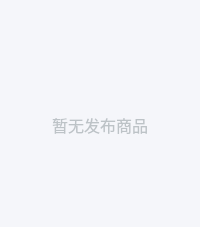
<?xml version="1.0" encoding="UTF-8"?>
<ui version="4.0">
 <class>UserProductsDialog</class>
 <widget class="QDialog" name="UserProductsDialog">
  <property name="styleSheet">
   <string notr="true">QDialog { background-color: #f5f6fa; }</string>
  </property>
  <layout class="QVBoxLayout" name="outerLayout">
   <property name="spacing">
    <number>0</number>
   </property>
   <property name="leftMargin">
    <number>0</number>
   </property>
   <property name="topMargin">
    <number>0</number>
   </property>
   <property name="rightMargin">
    <number>0</number>
   </property>
   <property name="bottomMargin">
    <number>0</number>
   </property>
   <item>
    <widget class="QScrollArea" name="scrollArea">
     <property name="widgetResizable">
      <bool>true</bool>
     </property>
     <property name="horizontalScrollBarPolicy">
      <enum>Qt::ScrollBarPolicy::ScrollBarAlwaysOff</enum>
     </property>
     <property name="styleSheet">
      <string notr="true">QScrollArea { border: none; background: transparent; }
QScrollBar:vertical { width: 4px; }
QScrollBar::handle:vertical { background: #ccc; border-radius: 2px; }</string>
     </property>
     <widget class="QWidget" name="page">
      <property name="styleSheet">
       <string notr="true">background-color: #f5f6fa;</string>
      </property>
      <layout class="QVBoxLayout" name="pageLayout">
       <property name="spacing">
        <number>15</number>
       </property>
       <property name="leftMargin">
        <number>15</number>
       </property>
       <property name="topMargin">
        <number>15</number>
       </property>
       <property name="rightMargin">
        <number>15</number>
       </property>
       <property name="bottomMargin">
        <number>15</number>
       </property>
       <item>
        <widget class="QLabel" name="m_headerLabel">
         <property name="text">
          <string/>
         </property>
         <property name="styleSheet">
          <string notr="true">font-size: 20px; font-weight: bold; color: #2c3e50;</string>
         </property>
        </widget>
       </item>
       <item>
        <widget class="QLabel" name="m_emptyLabel">
         <property name="text">
          <string>暂无发布商品</string>
         </property>
         <property name="visible">
          <bool>false</bool>
         </property>
         <property name="alignment">
          <set>Qt::AlignmentFlag::AlignCenter</set>
         </property>
         <property name="styleSheet">
          <string notr="true">color: #bdc3c7; font-size: 16px; padding: 60px 0; background: transparent;</string>
         </property>
        </widget>
       </item>
       <item>
        <widget class="QWidget" name="m_gridWidget" native="true">
         <property name="styleSheet">
          <string notr="true">background: transparent;</string>
         </property>
        </widget>
       </item>
       <item>
        <spacer>
         <property name="orientation">
          <enum>Qt::Orientation::Vertical</enum>
         </property>
         <property name="sizeHint" stdset="0">
          <size>
           <width>0</width>
           <height>0</height>
          </size>
         </property>
        </spacer>
       </item>
      </layout>
     </widget>
    </widget>
   </item>
  </layout>
 </widget>
 <resources/>
 <connections/>
</ui>
